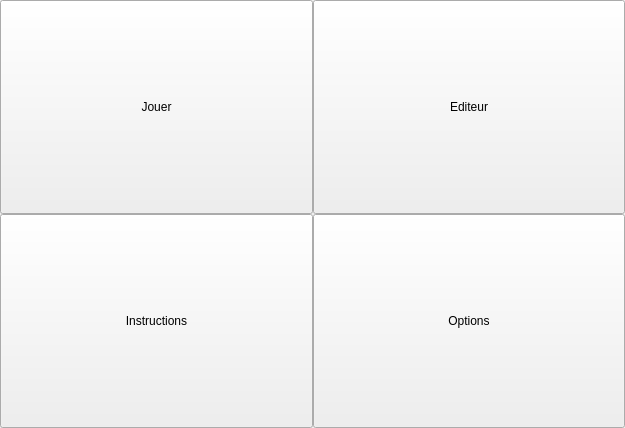
<?xml version="1.0" encoding="UTF-8"?>
<ui version="4.0">
 <class>MainForm</class>
 <widget class="QWidget" name="MainForm">
  <property name="geometry">
   <rect>
    <x>0</x>
    <y>0</y>
    <width>625</width>
    <height>428</height>
   </rect>
  </property>
  <property name="windowTitle">
   <string>Form</string>
  </property>
  <layout class="QGridLayout" name="gridLayout">
   <property name="leftMargin">
    <number>0</number>
   </property>
   <property name="topMargin">
    <number>0</number>
   </property>
   <property name="rightMargin">
    <number>0</number>
   </property>
   <property name="bottomMargin">
    <number>0</number>
   </property>
   <property name="spacing">
    <number>0</number>
   </property>
   <item row="0" column="0">
    <widget class="QPushButton" name="pushButtonPlay">
     <property name="sizePolicy">
      <sizepolicy hsizetype="Minimum" vsizetype="Expanding">
       <horstretch>0</horstretch>
       <verstretch>0</verstretch>
      </sizepolicy>
     </property>
     <property name="text">
      <string>Jouer</string>
     </property>
    </widget>
   </item>
   <item row="1" column="1">
    <widget class="QPushButton" name="pushButtonOptions">
     <property name="sizePolicy">
      <sizepolicy hsizetype="Minimum" vsizetype="Expanding">
       <horstretch>0</horstretch>
       <verstretch>0</verstretch>
      </sizepolicy>
     </property>
     <property name="text">
      <string>Options</string>
     </property>
    </widget>
   </item>
   <item row="0" column="1">
    <widget class="QPushButton" name="pushButtonEdit">
     <property name="sizePolicy">
      <sizepolicy hsizetype="Minimum" vsizetype="Expanding">
       <horstretch>0</horstretch>
       <verstretch>0</verstretch>
      </sizepolicy>
     </property>
     <property name="text">
      <string>Editeur</string>
     </property>
    </widget>
   </item>
   <item row="1" column="0">
    <widget class="QPushButton" name="pushButtonInstructions">
     <property name="sizePolicy">
      <sizepolicy hsizetype="Minimum" vsizetype="Expanding">
       <horstretch>0</horstretch>
       <verstretch>0</verstretch>
      </sizepolicy>
     </property>
     <property name="text">
      <string>Instructions</string>
     </property>
    </widget>
   </item>
  </layout>
 </widget>
 <resources/>
 <connections/>
</ui>
